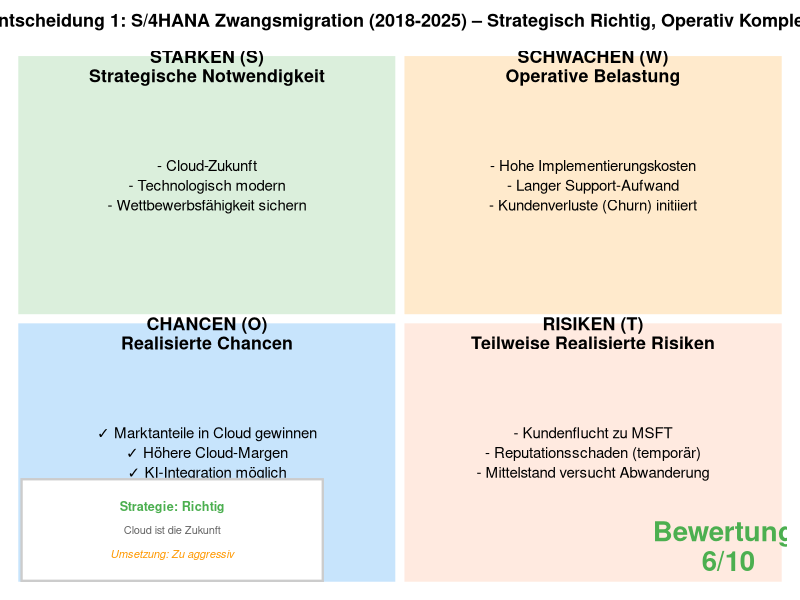
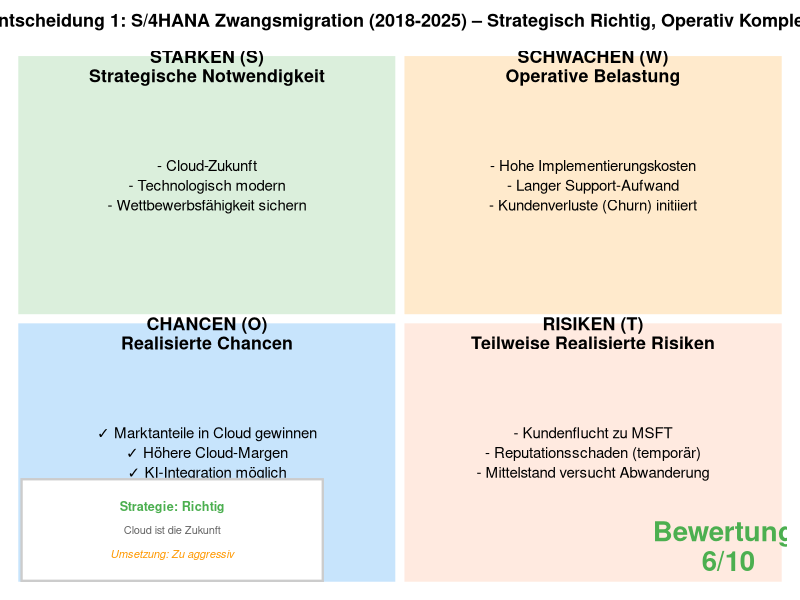

These charts were generated, in order, by the following R code:
# SWOT-Matrix-Grafik: S/4HANA Zwangsmigration - Strategisch Richtig, Operativ Komplex
# Ziel: Visualisierung einer schwierigen, aber notwendigen Entscheidung
# Laden der benötigten Bibliothek
library(ggplot2)

# Datenbasis erstellen (Fokus: Notwendige, aber schwierige Transformation)
swot_data <- data.frame(
  Typ = c(
    "STÄRKEN (S)\nStrategische Notwendigkeit",
    "SCHWÄCHEN (W)\nOperative Belastung",
    "CHANCEN (O)\nRealisierte Chancen",
    "RISIKEN (T)\nTeilweise Realisierte Risiken"
  ),
  Inhalt = c(
    "- Cloud-Zukunft\n- Technologisch modern\n- Wettbewerbsfähigkeit sichern",
    "- Hohe Implementierungskosten\n- Langer Support-Aufwand\n- Kundenverluste (Churn) initiiert",
    "✓ Marktanteile in Cloud gewinnen\n✓ Höhere Cloud-Margen\n✓ KI-Integration möglich",
    "- Kundenflucht zu MSFT\n- Reputationsschaden (temporär)\n- Mittelstand versucht Abwanderung"
  ),
  Farbe = c("#4CAF50", "#FF9800", "#2196F3", "#FF9966"),  # Threats: zartes Orange statt intensiv rot
  Alpha = c(0.2, 0.2, 0.25, 0.2),  # Opportunities etwas kräftiger (realisiert), Threats nicht zu stark
  X = c(1, 2, 1, 2),
  Y = c(2, 2, 1, 1),
  stringsAsFactors = FALSE
)

# Grafik erstellen
p <- ggplot(swot_data, aes(x = X, y = Y)) +
  # Kacheln mit Farben und individuellen Alpha-Werten
  geom_tile(aes(fill = Farbe, alpha = Alpha), color = "white", linewidth = 3) +

  # Farben und Alpha manuell setzen
  scale_fill_identity() +
  scale_alpha_identity() +

  # Titel des Quadranten (fett, oben, zweizeilig)
  geom_text(
    aes(label = Typ),
    fontface = "bold",
    size = 4.5,
    vjust = -3.2,
    hjust = 0.5,
    lineheight = 0.9
  ) +

  # Inhalt (Bullet Points, zentriert)
  geom_text(
    aes(label = Inhalt),
    size = 3.8,
    vjust = 0.5,
    hjust = 0.5,
    lineheight = 1.1
  ) +

  # Text-Box links mit Bewertung
  annotate(
    "rect",
    xmin = 0.52, xmax = 1.3, ymin = 0.52, ymax = 0.9,
    fill = "white",
    color = "#CCCCCC",
    linewidth = 0.8
  ) +
  annotate(
    "text",
    x = 0.91,
    y = 0.80,
    label = "Strategie: Richtig",
    fontface = "bold",
    size = 3.2,
    color = "#4CAF50",
    hjust = 0.5,
    family = "sans"
  ) +
  annotate(
    "text",
    x = 0.91,
    y = 0.71,
    label = "Cloud ist die Zukunft",
    size = 2.8,
    color = "#666666",
    hjust = 0.5,
    family = "sans"
  ) +
  annotate(
    "text",
    x = 0.91,
    y = 0.62,
    label = "Umsetzung: Zu aggressiv",
    fontface = "italic",
    size = 2.8,
    color = "#FF9800",
    hjust = 0.5,
    family = "sans"
  ) +

  # Bewertung (groß, unten rechts)
  annotate(
    "text",
    x = 2.35,
    y = 0.65,
    label = "Bewertung:\n6/10",
    fontface = "bold",
    size = 7,
    color = "#4CAF50",
    lineheight = 0.9,
    family = "sans"
  ) +

  # Achsen-Konfiguration (2x2 Matrix)
  scale_x_continuous(limits = c(0.5, 2.5), expand = c(0, 0)) +
  scale_y_continuous(limits = c(0.5, 2.5), expand = c(0, 0)) +

  # Titel hinzufügen
  labs(
    title = "Entscheidung 1: S/4HANA Zwangsmigration (2018-2025) – Strategisch Richtig, Operativ Komplex"
  ) +

  # Komplett leeres Theme (PowerPoint-optimiert)
  theme_void(base_family = "sans") +

  # Theme-Anpassungen
  theme(
    text = element_text(family = "sans"),
    plot.title = element_text(
      hjust = 0.5,
      size = 13,
      face = "bold",
      margin = margin(b = 15),
      family = "sans"
    ),
    plot.margin = margin(10, 10, 10, 10, "pt"),
    plot.background = element_rect(fill = "white", color = NA),
    panel.background = element_rect(fill = "white", color = NA)
  )

# Grafik anzeigen
print(p)

# Grafik speichern (PowerPoint-optimiert)
# Sicherstellen, dass die Datei im gleichen Verzeichnis wie der Code gespeichert wird
script_dir <- getwd()
if (interactive()) {
  # In RStudio: Verwende das Verzeichnis des aktiven Dokuments
  if (requireNamespace("rstudioapi", quietly = TRUE)) {
    script_dir <- dirname(rstudioapi::getActiveDocumentContext()$path)
  }
}
ggsave(
  file.path(script_dir, "swot_s4hana_star.png"),
  plot = p,
  width = 10,
  height = 8,
  dpi = 300,
  bg = "white"
)
